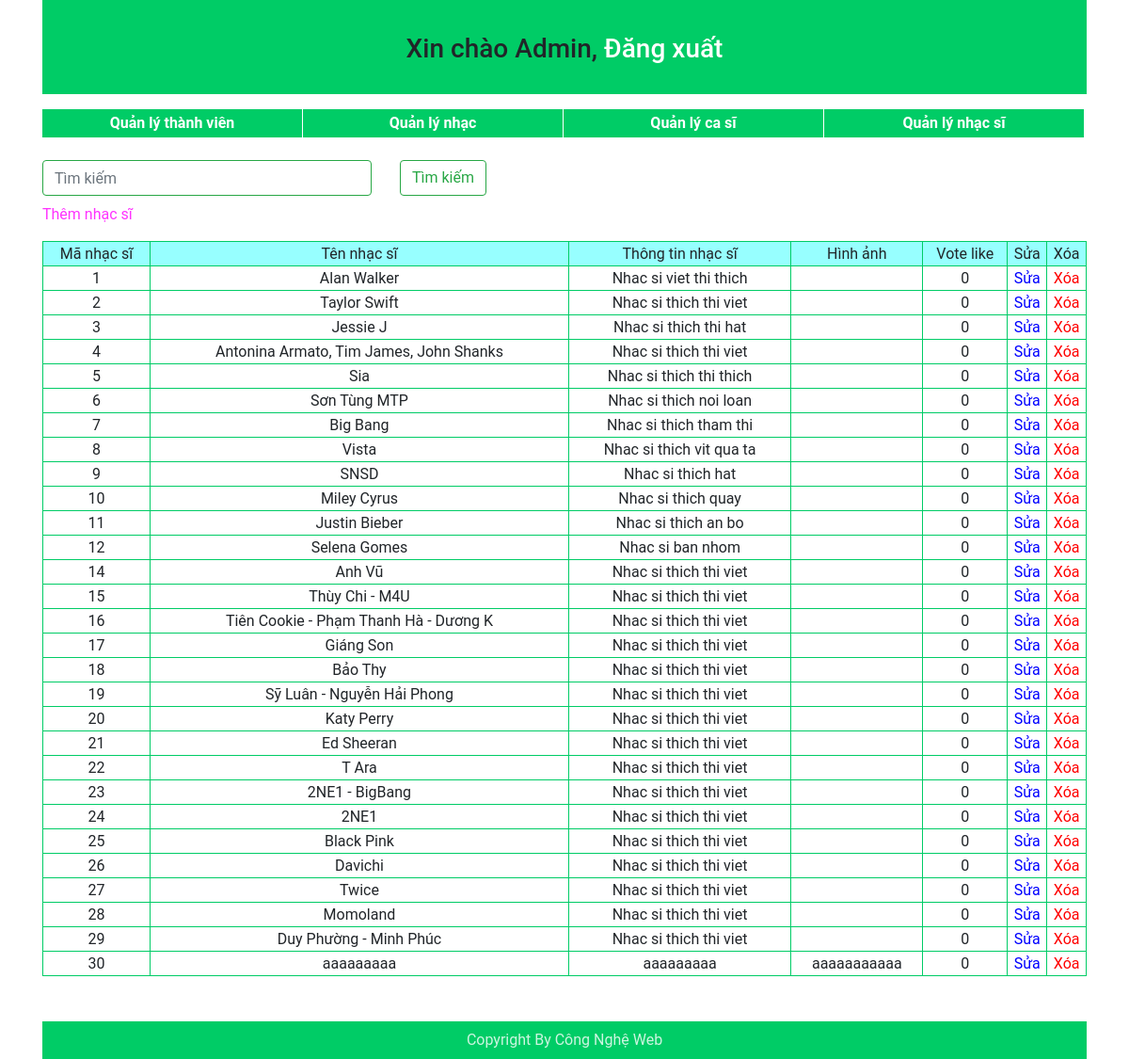
The app's page /bct/admin/list_musician.php (signed in), older data.
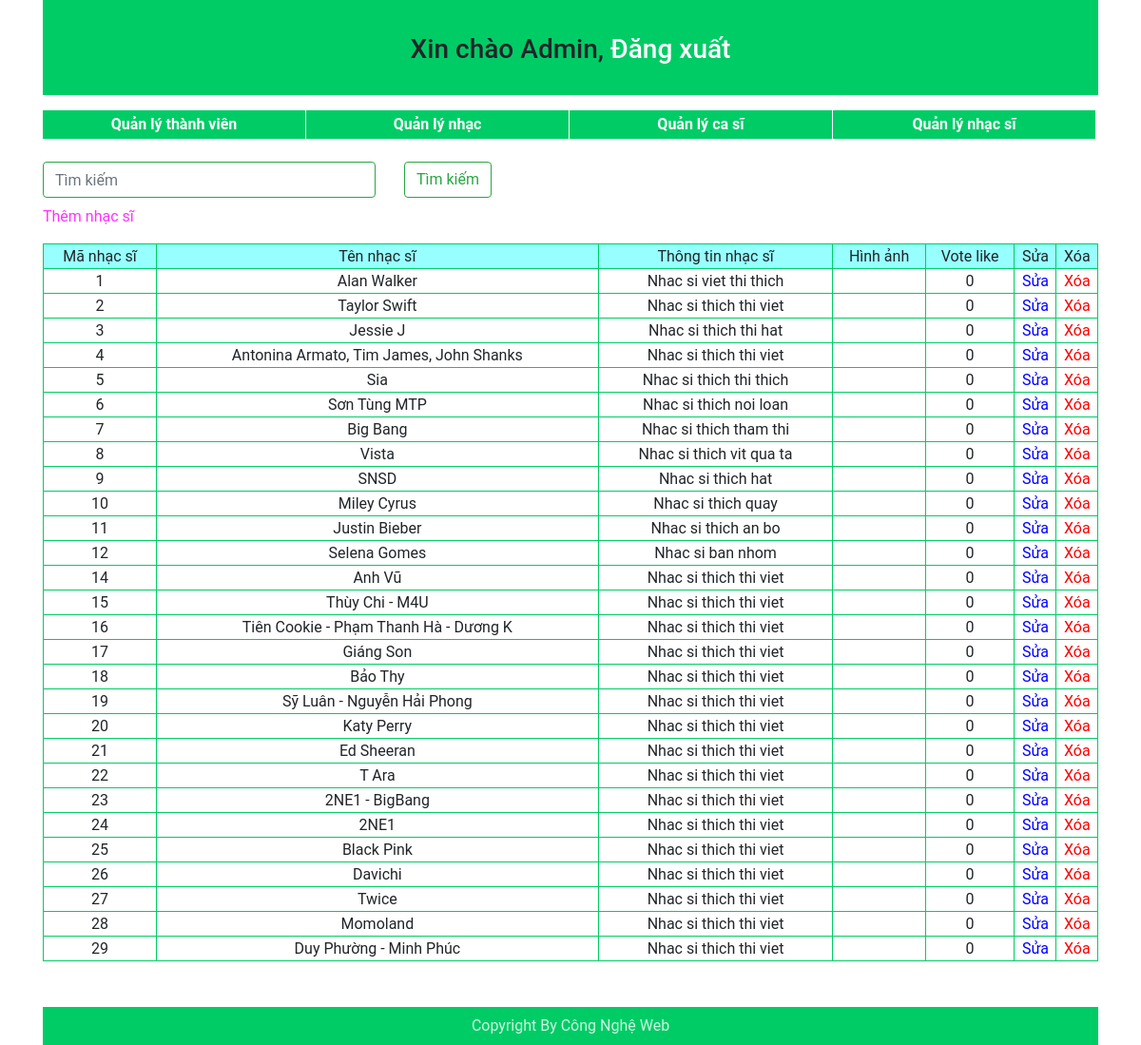
The same page, newer data.
### tables this page shows
CREATE TABLE `musician` (
  `mid` int(11) UNSIGNED NOT NULL,
  `mname` varchar(150) NOT NULL,
  `minfomation` text NOT NULL,
  `mimg` varchar(255) NOT NULL,
  `votelike` int(11) NOT NULL
);

### bct/models/database.php (called while the page is built, shortened)
<?php
	class database
	{
		protected $host = 'localhost';
		protected $name = 'root';
		protected $pass = '';
		protected $db = 'music_web_management';
		protected $conn;
		protected $result;
		public function connect()
		{
			$this->conn = mysqli_connect($this->host, $this->name, $this->pass, $this->db) or die('không thể kết nối tới database');
			$this->conn->set_charset('utf8');
		}
		public function query($sql)
		{
			if($this->conn)
			{
				$this->result = mysqli_query($this->conn, $sql);
			}
		}
		public function fetch_assoc()
		{
			if($this->conn)
			{
				$row = mysqli_fetch_assoc($this->result);
				return $row;
			}
		}
	}
?>

### bct/admin/templates/show_musician.php (the view)
<?php
	echo"<tr>";
		echo"<td>$row[mid]</td>";
		echo"<td>$row[mname]</td>";
		echo"<td>$row[minfomation]</td>";
		echo"<td>$row[mimg]</td>";
		echo"<td>$row[votelike]</td>";
		echo"<td><a href='edit_list_musician.php?mid=$row[mid]' style='color:blue;'>Sửa</a></td>";
		echo"<td><a href='del_list_musician.php?mid=$row[mid]' onclick='return show_confirm()' style='color:red;'>Xóa</a></td>";
		echo"</tr>";
?>

### bct/models/m_musician.php (shortened to what this page needs)
<?php
	include("database.php");
	class musician extends database
	{
		public function m_list_musician()
		{
			$sql = "SELECT * FROM musician";
			$this->query($sql);
			while ($row = $this->fetch_assoc())
			{
				require("templates/show_musician.php");
			}
		}
	}
?>

Row changes from the older to the newer data that the page shows:
removed musician: mid "30", mname "aaaaaaaaa", minfomation "aaaaaaaaa", mimg "aaaaaaaaaaa", votelike "0"
